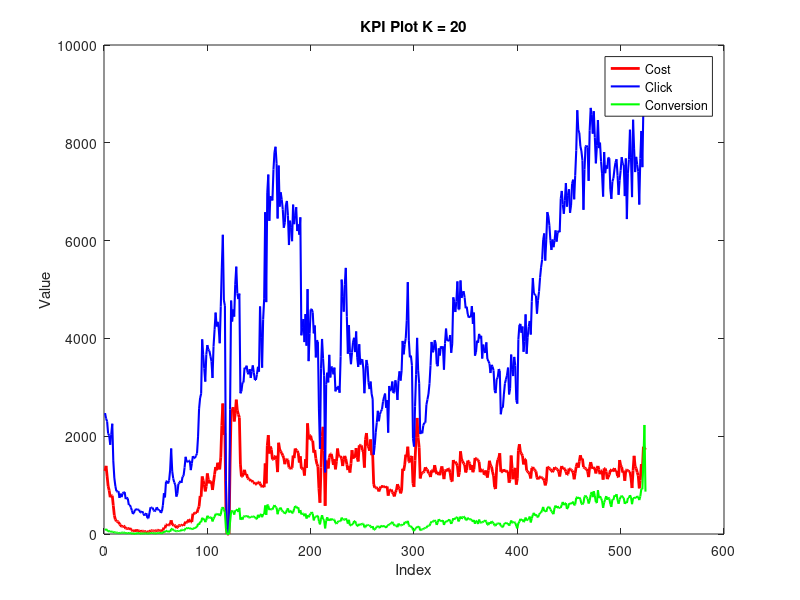

The MATLAB script that drew this image: (Note: this script raises an error after producing the figure.)
%% %%%%% ------ SP&L Homework3 -------- %%%%%%%%%%
clear all;
load('GoogleDataset.mat'); %

%% %%%%%%%%%%%% --- figure ---- %%%%%%%%%%%
figure(1); % 画出第20家公司的KPI

plot(Cost(:,20), 'color', 'r', 'LineWidth', 2, 'DisplayName', 'Cost'); % 红色曲线
hold on;
plot(Click(:,20), 'color', 'b', 'LineWidth', 1.5, 'DisplayName', 'Click'); % 蓝色曲线
hold on;
plot(Conversion(:,20), 'color', 'g', 'LineWidth', 1.5, 'DisplayName', 'Conversion'); % 绿色曲线
legend; % 添加图例
title('KPI Plot K = 20'); % 添加标题
xlabel('Index'); %
ylabel('Value'); %


%% %%% --- 判断同类公司 ----- %%%% 
rho_cost = abs(calculateCrossCorrelation(Cost(1:T20, :)));
rho_click = abs(calculateCrossCorrelation(Click(1:T20, :)));
rho_conversion = abs(calculateCrossCorrelation(Conversion(1:T20, :)));

figure;
stem(rho_cost, 'MarkerFaceColor', 'b', 'DisplayName', 'ρ_cost');
hold on;
stem(rho_click, 'MarkerFaceColor', 'r', 'DisplayName', 'ρ_click');
hold on;
stem(rho_conversion, 'MarkerFaceColor', 'g', 'DisplayName', 'ρ_conversion');
legend;
title('Correlation with k=20');
xlabel('公司 k');
ylabel('相关系数ρ');
grid on;


%% %%%%% ------ function: 判断前19家公司哪些和第20家公司是同类
function corr_values = calculateCrossCorrelation(X)
    % X is a T x 20 matrix where each column represents a company's KPI time series
    % The 20th column represents the KPI time series of the target company
    
    % days =  length(X(:,1)); % 数据一共多少天;  % Number of time steps
    corr_values = zeros(19, 1);  % Array to store correlation values for the first 19 companies
    
    % Extract the KPI series for the 20th company (track of interest)
    x_target = X(:, 20);
    
    for k = 1:19  % Loop through the first 19 companies
        % Extract the KPI series for the k-th company
        x_k = X(:, k);
        
        % Calculate the mean of both series
        x_k_mean = mean(x_k);
        x_target_mean = mean(x_target);
        
        % Compute the numerator (sum of products of deviations)
        numerator = sum((x_k - x_k_mean) .* (x_target - x_target_mean));
        
        % Compute the denominator (product of standard deviations)
        denominator = sqrt(sum((x_k - x_k_mean).^2) * sum((x_target - x_target_mean).^2));
        
        % Calculate the correlation coefficient
        corr_values(k) = numerator / denominator;
    end
end